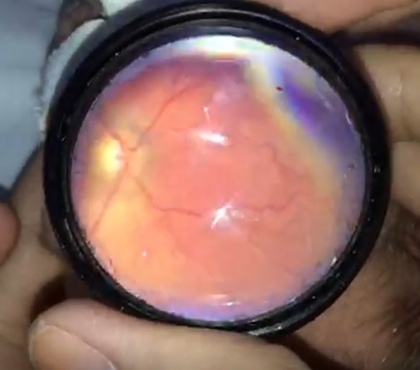
%> input picture Pipeline/Imagenes/imagem_mov.jpg, 420 x 370 px, shrunk from 582 x 513 before the run
$ octave Vessel_mapping.m   (GNU Octave 9; MATLAB toolbox functions it lacks are replaced by stand-ins)
%> lines starting %> are read from the running program, lines starting %| are printed output that depends on the picture; in (x1, y1, x2, y2) boxes, pixels count from 0 and x2, y2 are one past the last pixel; in counts of white or black regions, pixels touching at a corner belong together; the program's own positions count from 1
### Pipeline/Funciones/cargarimagen.m
function [imRGB,imGray] = cargarimagen(file)
%CARGA DE IMAGEN Lectura de imagen desde un archivo
%   Si se pasa el argumento file, abre el archivo de imagen y devuelve la
%   imagen en RGB y (opcional) en escala de grises.
%   Si no se pasa argumento, brinda una interfaz para elegir el archivo de
%   donde se obtiene la imagen. Mismo output.
%   Parametros:
%   - file (opcional): nombre del archivo o ruta completa del archivo
%   Retornos:
%   - imRGB: imagen leida directamente del archivo (generalmente en RGB)
%   - imGray (opcional): imagen conve rtida a escala de grises
% -------------------------------
    if (nargin == 0) % no se pasa el nombre del archivo por imagen
        [filename, path] = uigetfile ({'*.jpg;*.tif;*.png;*.gif',...
            'All Image Files';'*.*','All Files'},...
            'Seleccione la imagen');
%> the answer given: Imagenes/imagem_mov.jpg
        if(filename == 0)
            fprintf('No se selecciono archivo\n')
            return;
        else
            fprintf('Archivo Seleccionado:\n ')
            disp(filename);
            fprintf('Path:\n ')
            disp(strcat(path,filename));
            imRGB = im2double(imread(strcat(path,filename)));

        end

        % Se da la direccion del archivo a abrir
    else
        [path,name,ext] = fileparts(file);
        fprintf('======= Carga de Imagen ======= \n ');
        fprintf('-- Imagen Seleccionado:\n ')
        disp(strcat(name,ext));
        fprintf('Path:\n ')
        if(size(path) == 0)
            which(strcat(name,ext))
        else
            disp(path);
        end
        imRGB = im2double(imread(file));
    end

    % Argumento de salida opcional
    switch nargout
        case 2
            if( size(imRGB,3) == 3 )
                % Convierte la imagen original RGB en escala de grises
                imGray = im2double(rgb2gray(imRGB));
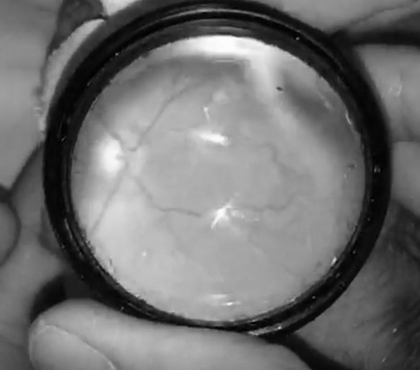
%> imGray: size 370x420 double; min 0.00179, max 0.995, mean 0.44
            else
                % En el caso de que la imagen original este en escala de
                % grises, las dos imagenes quedan iguales
                imGray = imRGB;
            end
    end

end

### Pipeline/Funciones/detectorlupa.m
function [imCort, posCent, radio] = detectorlupa(imRGB,rangoRadios)
%DETECTORLUPA Detecta la lupa por Transformada Hough y luego la enmascara
%   * Parametros:
%   - imRGB: imagen RGB (double), valores entre [0 , 1].
%   - rangoRadios: vector 2x1 [radioMin radioMax]. Se especifica el radio
%   minimo de busqueda (radioMin) y el radio maximo de busqueda (radioMax).
%   * Salidas:
%   - imCort: imagen RGB (double) con mascara no binaria que cubre la
%     imagen por fuera de la circunferencia.
%   - posCent: 2x1 double con las posiciones del centro de la
%     circunferencia.
%   - radio: (double) radio de la circunferencia.

    % Conversion valores RGB a HSV
    imHSV = rgb2hsv(imRGB);
    % Creacion mascara binaria
    [imFilt] = crearmascaralupa(imHSV);
    imFilt = double(imFilt);
    [M,~,~] = size(imRGB);

    % Etapa de deconvolucion
    % Funcion Dispersion de Puntos modelado mediante Gaussiana
    % PSF por siglas en ingles
    PSF = fspecial('gaussian',7,7);
    iter = 5; % iteraciones del filtrado
    % Deconvolucion  Lucy-Richardson
    imFilt = deconvlucy(imFilt,PSF,iter);

    % === Filtrado y deteccion de la circunferencia
    % Filtrado pasaalto para acentuar bordes canny o sobel
    umbral = 0.2; %valor original 0.06
    imFilt = edge(imFilt,'sobel',umbral);

    if(nargin == 1)
        % Intervalo de radio del circulo a detectar
        rangoRadio1 = round(M/3);
        rangoRadio2 = round(M/2.2);
    elseif(nargin == 2)
        rangoRadio1 = rangoRadios(1);
        rangoRadio2 = rangoRadios(2);
    end
    [posCent, radio, metric] = imfindcircles(imFilt,[rangoRadio1 rangoRadio2],...
        'Sensitivity',0.98,'Method','TwoStage');

    % Anular valores de la imagen fuera de la circunferencia detectada
    % Imagen original enmascarada
    imCort = imRGB;

    % Si se encuentra circulo
    if(~isempty(posCent))
        % Nos quedamos con la primer circunferencia detectada
        posCent = posCent(1,:);
        radio = radio(1,:);

        for iFilas = 1:size(imRGB,1)
            for jColum = 1:size(imRGB,2)
                % Ecuacion de circunferencia
                if((iFilas-posCent(2))^2+...
                        (jColum-posCent(1))^2 > (radio*0.95)^2)
                    imCort(iFilas,jColum,:) = 0;
                end
            end
        end
    else
        imCort = [];
    end
end

### Pipeline/Funciones/crearmascaralupa.m
function [BW] = crearmascaralupa(imHSV)
%  crearmask  Threshold RGB image using auto-generated code
%  from colorThresholder app.
%  [BW,MASKEDRGBIMAGE] = createMask(RGB) thresholds image RGB using
%  auto-generated code from the colorThresholder app. The colorspace and
%  range for each channel of the colorspace were set within the app. The
%  segmentation mask is returned in BW, and a composite of the mask and
%  original RGB images is returned in maskedRGBImage.

% Auto-generated by colorThresholder app on 03-Aug-2021
%------------------------------------------------------

% Umbrales de deteccion Tonalidad
channel1Min = 0.079;
channel1Max = 0.075;

% Umbrales de deteccion Saturacion
channel2Min = 0.000;
channel2Max = 0.3;

% Umbrales de deteccion Valor
channel3Min = 0.000;
channel3Max = 0.3;

% Crear mascara segun los valores umbrales
BW = ( (imHSV(:,:,1) >= channel1Min) | (imHSV(:,:,1) <= channel1Max) ) & ...
    (imHSV(:,:,2) >= channel2Min ) & (imHSV(:,:,2) <= channel2Max) & ...
    (imHSV(:,:,3) >= channel3Min ) & (imHSV(:,:,3) <= channel3Max);
BW = ~BW;

end

### Pipeline/Vessel_mapping.m
%% ========= Vessel mapping ==========
% Autor: RODRIGUEZ RUIZ DIAZ, Hernan Jorge

%% ========= Lectura del archivo de la imagen
clear all; close all; clc;
fprintf('====== %s - Vessel Mapping ======\n', datetime());
addpath('./Funciones');
addpath('./Imagenes');

% Lectura de imagen en valores RGB
[imRGB,imGray] = cargarimagen();
[M,N,t] = size(imRGB);
%> M = 370; N = 420; t = 3

%% Detectar Lupa, Recorte imagen y mascara HSV
% Deteccion de lupa centrar el procesamiento en la zona requerida

[~, posCent, radio] = detectorlupa(imRGB);
%> in detectorlupa, `imHSV = rgb2hsv(imRGB);`: imHSV: size 370x420x3 double; mean H, S, V 0.314, 0.352, 0.552
%> in crearmascaralupa, `BW = ( (imHSV(:,:,1) >= channel1Min) | (imHSV(:,:,1) <= channel1Max) )..`:
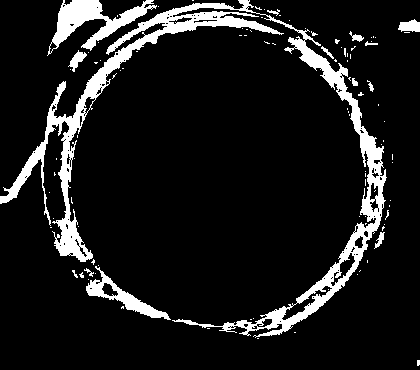
%> BW: size 370x420 logical; 10.6% white; 101 white regions (87 under 20 px), largest, box (x1, y1, x2, y2) and area: (0, 0, 387, 338) 12275, (47, 0, 157, 56) 2087, (86, 266, 171, 320) 1008
%> in detectorlupa, `imFilt = deconvlucy(imFilt,PSF,iter);`:
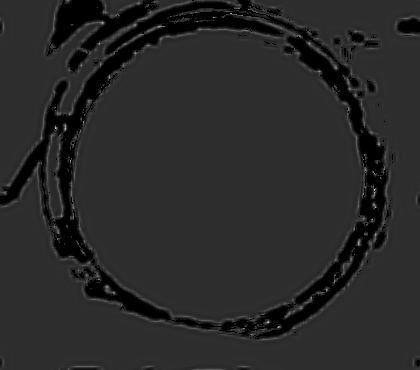
%> imFilt: size 370x420 double; min 0, max 5.55, mean 0.894; drawn with min black and max white
%> in detectorlupa, `imFilt = edge(imFilt,'sobel',umbral);`:
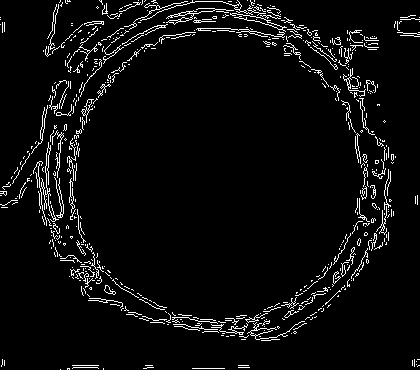
%> imFilt: size 370x420 logical; 4.9% white in thin lines or dots
%> the run ends on the next line

$ run again, with Pipeline/Imagenes/DR1.jpg copied over Pipeline/Imagenes/imagem_mov.jpg
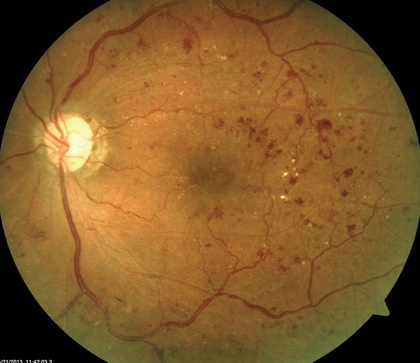
%> input picture Pipeline/Imagenes/DR1.jpg, 420 x 363 px, shrunk from 1002 x 867 before the run
%> imHSV: size 363x420x3 double; mean H, S, V 0.0931, 0.604, 0.498
%> in crearmascaralupa, `BW = ( (imHSV(:,:,1) >= channel1Min) | (imHSV(:,:,1) <= channel1Max) )..`:
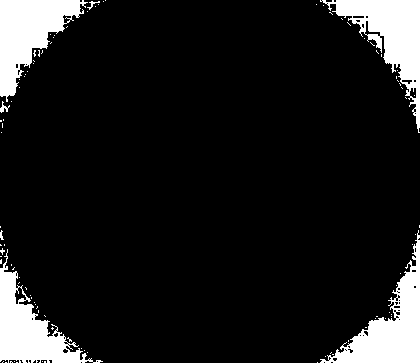
%> BW: size 363x420 logical; 11.3% white; 95 white regions (88 under 20 px), largest, box (x1, y1, x2, y2) and area: (320, 0, 420, 133) 4364, (320, 230, 420, 363) 4325, (0, 0, 88, 102) 4229
%> in detectorlupa, `imFilt = edge(imFilt,'sobel',umbral);`:
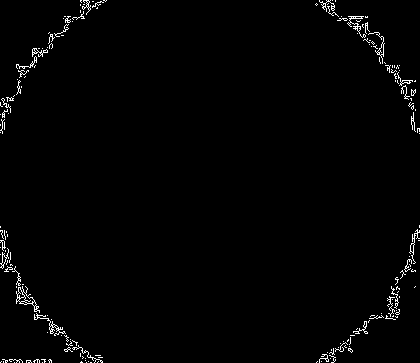
%> imFilt: size 363x420 logical; 1.4% white in thin lines or dots

$ run again, with Pipeline/Imagenes/Image_1229.jpg copied over Pipeline/Imagenes/imagem_mov.jpg
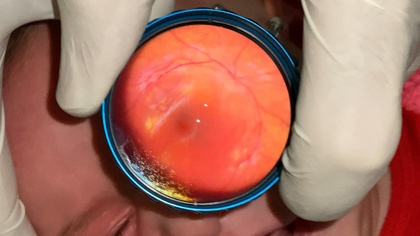
%> input picture Pipeline/Imagenes/Image_1229.jpg, 420 x 236 px, shrunk from 1920 x 1080 before the run
%> imHSV: size 236x420x3 double; mean H, S, V 0.131, 0.473, 0.672
%> in crearmascaralupa, `BW = ( (imHSV(:,:,1) >= channel1Min) | (imHSV(:,:,1) <= channel1Max) )..`:
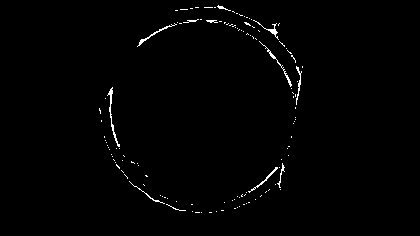
%> BW: size 236x420 logical; 0.97% white in thin lines or dots, all inside (x1, y1, x2, y2) = (99, 5, 303, 213)
%> in detectorlupa, `imFilt = edge(imFilt,'sobel',umbral);`:
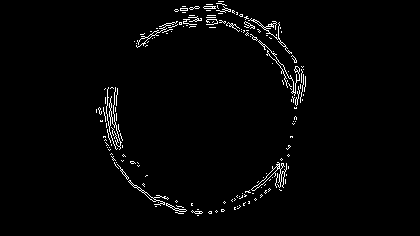
%> imFilt: size 236x420 logical; 2% white in thin lines or dots, all inside (x1, y1, x2, y2) = (96, 1, 306, 216)
